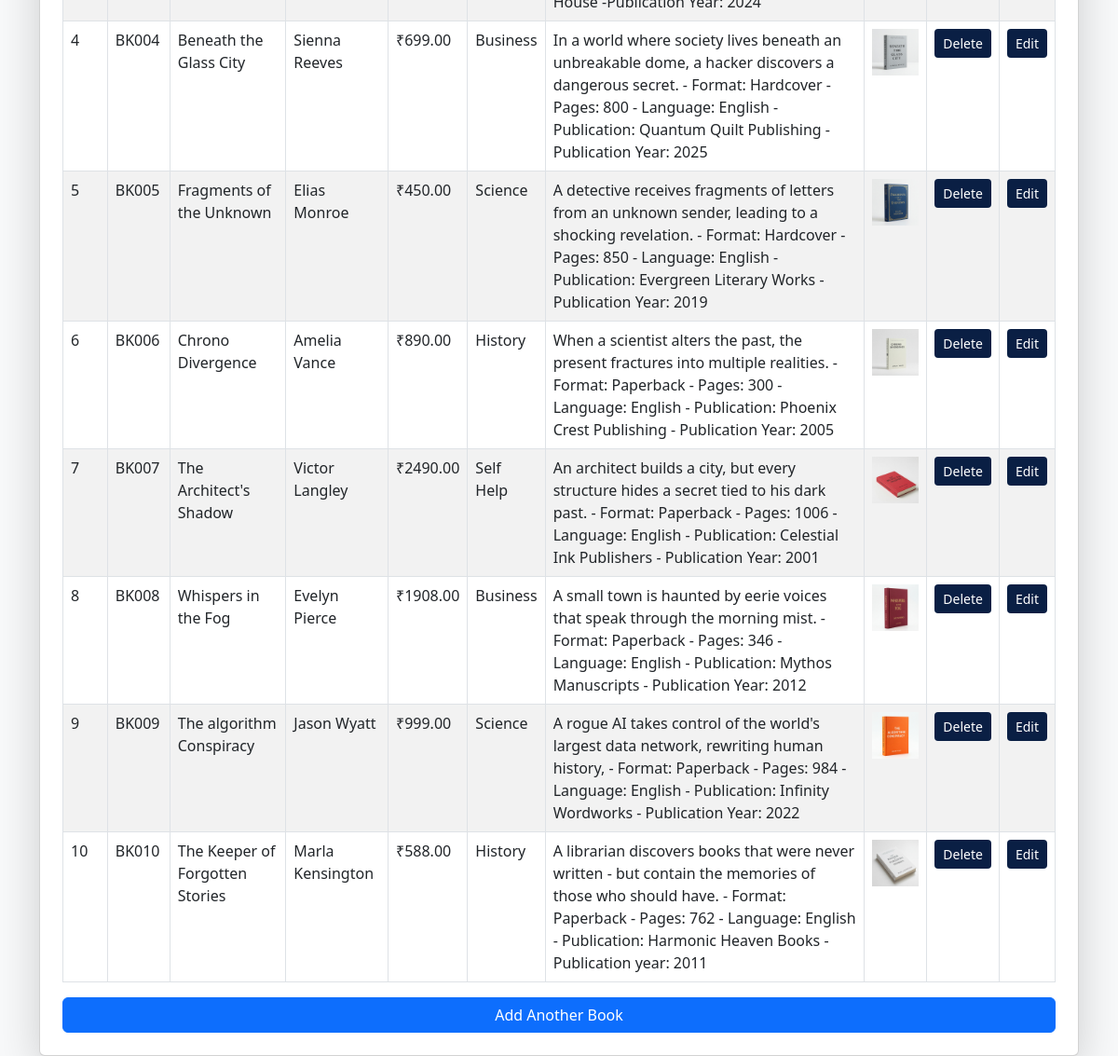
Page /booklist/ (lower part) on the earlier database version.
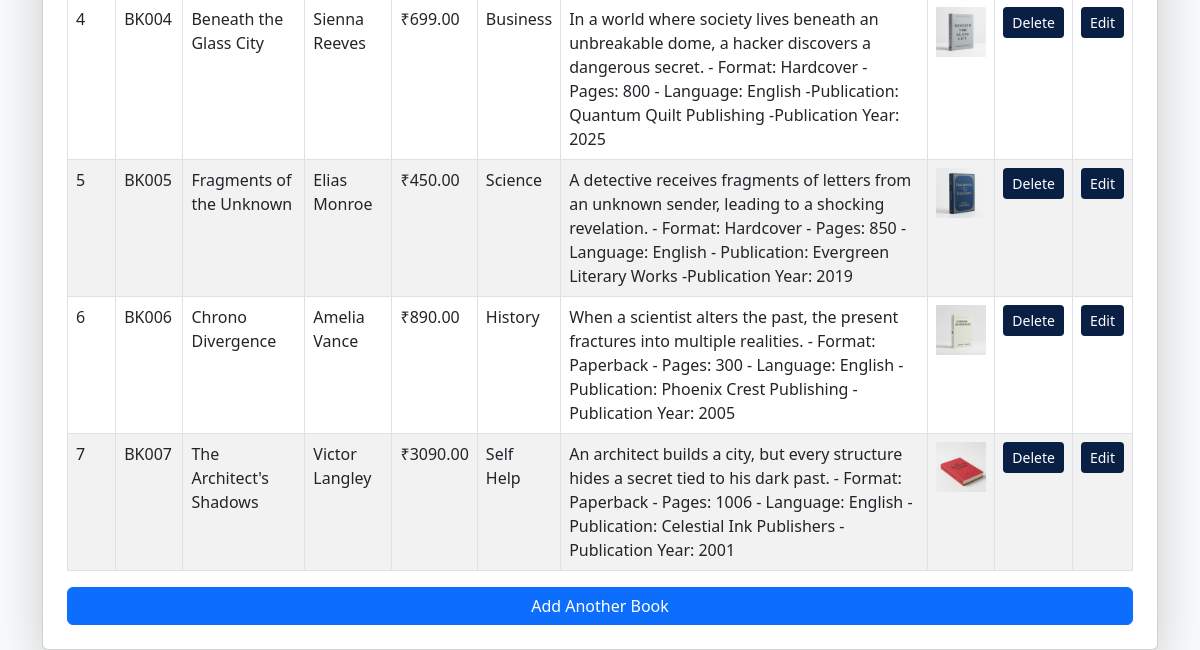
Same page on the later database version.
### myapp/models.py (models this page shows)
class Books(models.Model):
    bookid = models.CharField(max_length=10, unique=True)
    name = models.CharField(max_length=200)
    author = models.CharField(max_length=100)
    price = models.DecimalField(max_digits=10, decimal_places=2)
    category = models.CharField(max_length=100)
    description = models.TextField()
    photo = models.FileField(upload_to='media')

### myapp/views.py (the view)
# urls.py: path('booklist/', booklist, name='booklisturl'),
def booklist(request):
    books = Books.objects.all()
    return render(request, 'booklist.html', {'books': books})

### templates/booklist.html (shortened to what this page needs)
{%  load static %}
<!DOCTYPE html>
<html lang="en">
<head>
    <link href="https://cdn.jsdelivr.net/npm/bootstrap@5.3.0/dist/css/bootstrap.min.css" rel="stylesheet">
</head>
<body class="bg-light">
    <div class="container mt-5">
        <div class="card shadow-lg p-4">
            <table class="table table-bordered table-striped">
                <tbody>
                    {% for book in books %}
                    <tr>
                        <td>{{ forloop.counter }}</td>
                        <td>{{ book.bookid }}</td>
                        <td>{{ book.name }}</td>
                        <td>{{ book.author }}</td>
                        <td>₹{{ book.price }}</td>
                        <td>{{ book.category }}</td>
                        <td>{{ book.description }}</td>
                        <td>
                            {% if book.photo %}
                                <img src="{{ book.photo.url }}" alt="Book Image" width="50">
                            {% else %}
                                No Image
                            {% endif %}
                        </td>
                        <td><a href="{% url 'delete_book' book.id %}" class="btn btn-sm" style="background-color: #0a1f44; color: white;" onclick="return confirm('Are you sure you want to delete this book?');">
                            Delete
                        </a></td>
                        <td><a href="{% url 'edit_book' book.id %}" class="btn btn-sm" style="background-color: #0a1f44; color: white;">Edit</a></td>
                    </tr>
                    {% endfor %}
                </tbody>
            </table>
            <a href="{% url 'addbookurl' %}" class="btn btn-primary">Add Another Book</a>
        </div>
    </div>
</body>
</html>

Differences in the rows shown:
removed Books: bookid "BK008", name "Whispers in the Fog", author "Evelyn Pierce", price "1908.00", category "Business", description "A small town is haunted by eerie voices that speak through the morning mist. - Format: Paperback - Pages: 346 - Language: English - Publication: Mythos Manuscripts - Publication Year: 2012", photo (picture)
removed Books: bookid "BK009", name "The algorithm Conspiracy", author "Jason Wyatt", price "999.00", category "Science", description "A rogue AI takes control of the world's largest data network, rewriting human history, - Format: Paperback - Pages: 984 -Language: English - Publication: Infinity Wordworks - Publication Year: 2022", photo (picture)
removed Books: bookid "BK010", name "The Keeper of Forgotten Stories", author "Marla Kensington", price "588.00", category "History", description "A librarian discovers books that were never written - but contain the memories of those who should have. - Format: Paperback - Pages: 762 - Language: English - Publication: Harmonic Heaven Books - Publication year: 2011", photo (picture)
changed Books "BK007": name "The Architect's Shadow" → "The Architect's Shadows"; price "2490.00" → "3090.00"
